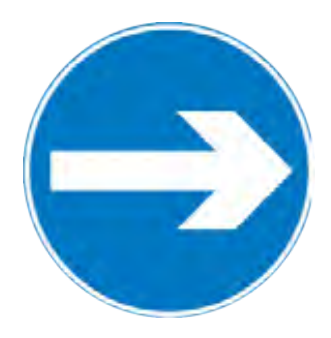
#> input picture phone/tests/right.png, 331 x 338 px
$ python create_template.py
#> lines starting #> are read from the running program, lines starting #| are printed output that depends on the picture
import cv2

# Load the original image
img = cv2.imread('right.png')
#> img is the input picture: shape (338, 331, 3); mean B, G, R 226.9, 194.7, 142.8

# Convert the image to grayscale (helps with template matching)
gray = cv2.cvtColor(img, cv2.COLOR_BGR2GRAY)
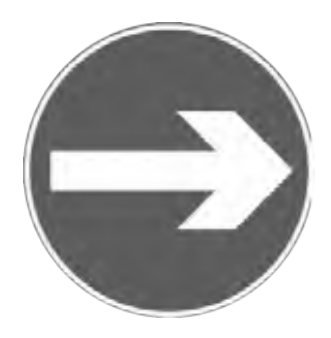
#> gray: shape (338, 331); min 73, max 255, mean 182.8

# Manually select the region of interest (ROI) where the symbol is located
# Here you will need to select the coordinates (x, y, width, height) manually
# Example coordinates (you need to adjust these)
x, y, w, h = 0, 0, 330, 330  # Adjust these values based on your image

# Crop the region of interest (ROI)
arrow_template = gray[y:y+h, x:x+w]
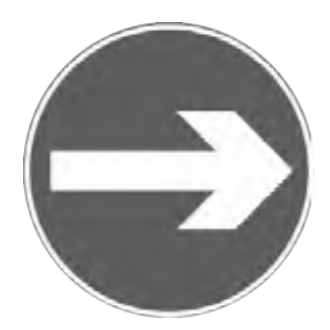
#> arrow_template: shape (330, 330); min 73, max 255, mean 180.9

width = arrow_template.shape[1] // 4
#> width = 82
height = arrow_template.shape[0] // 4
#> height = 82
arrow_template = cv2.resize(arrow_template, (width, height), interpolation=cv2.INTER_AREA)
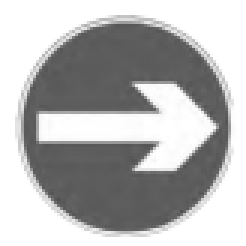
#> arrow_template: shape (82, 82) (shown 3 times larger); min 80, max 255, mean 180.9
# Save the template as an image file (e.g., 'arrow_template.png')
cv2.imwrite('right_template.png', arrow_template)

# Display the template to confirm it's correctly extracted
# cv2.imshow('Arrow Template', arrow_template)
# cv2.waitKey(0)
# cv2.destroyAllWindows()
